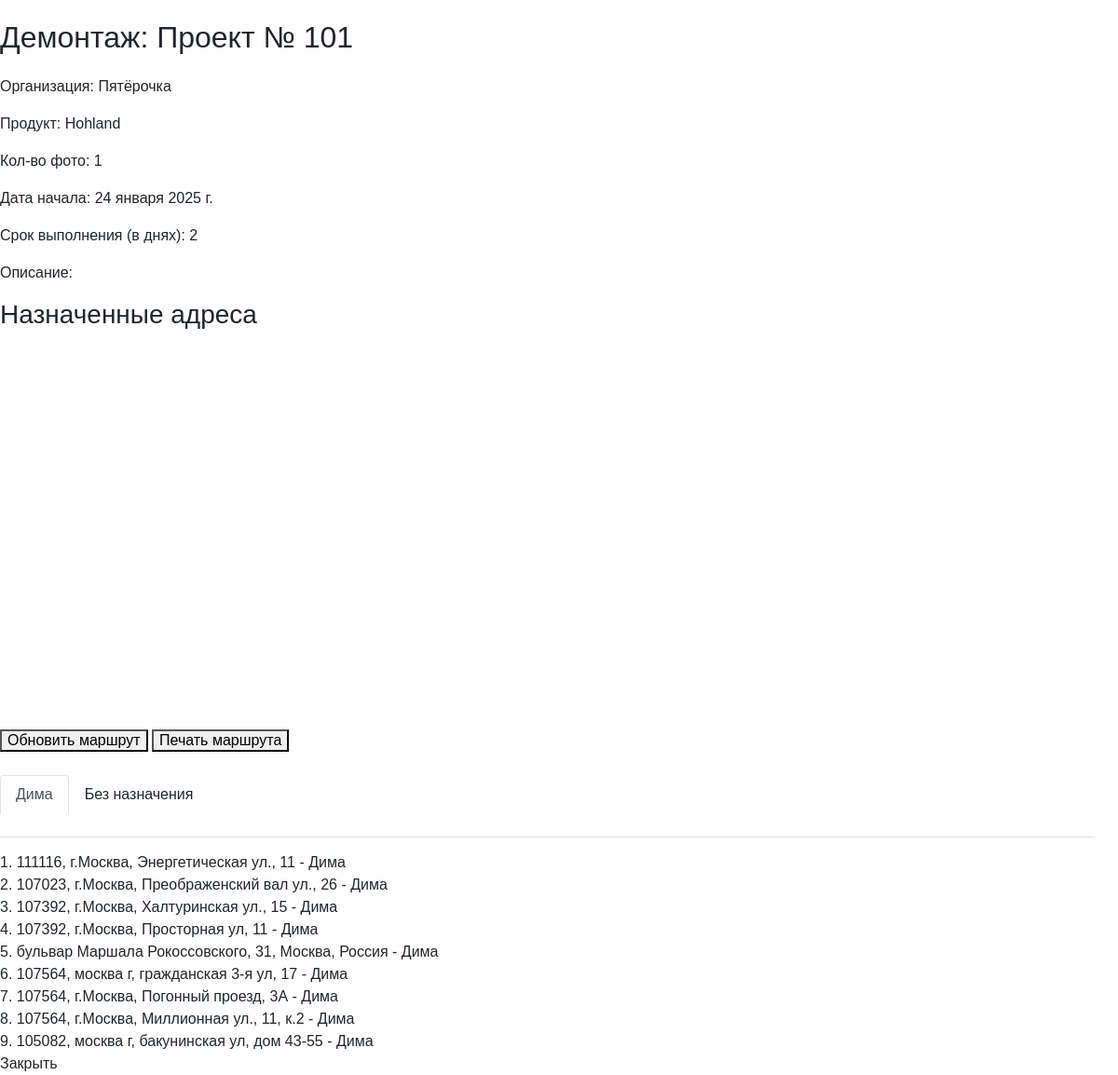
Screenshot of /projects/event/13/ (signed in) with the database file from the repository.
### projects/models.py (models this page shows, shortened)
class Event(models.Model):
    EVENT_TYPES = (
        ('montage', 'Монтаж'),
        ('audit', 'Аудит'),
        ('dismantle', 'Демонтаж'),
    )
    STATUS_CHOICES = [
        ('created', 'Создано'),
        ('assigned', 'Назначено'),
        ('in_progress', 'В работе'),
        ('completed', 'Завершено'),
    ]
    project = models.ForeignKey(Project, related_name='events', on_delete=models.CASCADE)
    event_type = models.CharField(choices=EVENT_TYPES, max_length=20)
    status = models.CharField(max_length=11, choices=STATUS_CHOICES, default='created')
    description = models.TextField(blank=True)
    photo_count = models.IntegerField()
    event_date = models.DateField()
    duration_days = models.IntegerField()
    assigned_users = models.ManyToManyField(User, through='EventUser', blank=True, related_name='events_as_assignee')

class Project(models.Model):
    user = models.ForeignKey(User, on_delete=models.CASCADE)  # Убрали null=True
    name = models.CharField(max_length=255)
    description = models.TextField(blank=True)
    excel_file = models.FileField(upload_to='excel/', null=True, blank=True)
    organization = models.CharField(max_length=255, blank=True, null=True)  # Новое поле
    product = models.CharField(max_length=255, blank=True, null=True)  # Новое поле

class EventAddress(models.Model):
    event = models.ForeignKey(Event, related_name='addresses', on_delete=models.CASCADE)
    name = models.CharField(max_length=255)
    latitude = models.FloatField()
    longitude = models.FloatField()
    order = models.PositiveIntegerField(default=0)  # Добавляем поле для сортировки
    assigned_user = models.ForeignKey(User, null=True, blank=True, on_delete=models.SET_NULL)  # Новое поле
    class Meta:
        ordering = ['order']

### rct/models.py (models this page shows)
class ExecutorProfile(models.Model):
    user = models.OneToOneField(User, on_delete=models.CASCADE)
    name = models.CharField(max_length=255, blank=True)
    phone_number = models.CharField(max_length=15, blank=True)
    district_choices = [
        ('САО', 'САО'),
        ('ВАО', 'ВАО'),
        ('ЮАО', 'ЮАО'),
        ('ЗАО', 'ЗАО'),
    ]
    district = models.CharField(max_length=3, choices=district_choices)

### projects/views.py (the view)
# urls.py: path('event/<int:event_id>/', views.event_detail, name='event_detail'),
@login_required
def event_detail(request, event_id):
    event = get_object_or_404(Event, pk=event_id)
    current_user = request.user
    is_manager = current_user.groups.filter(name='Менеджер').exists()
    is_executor = current_user.groups.filter(name='Исполнитель').exists()
    manager_addresses = defaultdict(list)
    executor_addresses = []
    def process_addresses(address_list):
        addresses_with_photos = []
        executor_colors = {'not_assigned': '#808080'}
        color_palette = ['#FF5733', '#33FF57', '#3357FF', '#F3FF33', '#FF33A6']
        color_index = 0
        for address in address_list:
            executor_id = address.assigned_user.executorprofile.id if address.assigned_user else 'not_assigned'
            project_user_id = event.project.user.id
            project_id = str(event.project.id)
            event_type = event.get_event_type_display()
            address_name = re.sub(r'[\\/*?:"<>|]', "_", address.name)
            base_path = os.path.join(settings.MEDIA_ROOT, str(project_user_id), project_id, event_type, str(executor_id))
            problems_path = os.path.join(base_path, "problems")
            has_photos = False
            if executor_id and os.path.exists(base_path):
                for file_name in os.listdir(base_path):
                    if file_name.startswith(address_name):
                        has_photos = True
                        break
            if executor_id and os.path.exists(problems_path):
                for file_name in os.listdir(problems_path):
                    if file_name.startswith(address_name):
                        has_photos = True
                        break
            if executor_id not in executor_colors:
                executor_colors[executor_id] = color_palette[color_index % len(color_palette)]
                color_index += 1
            addresses_with_photos.append({
                'address': address,
                'has_photos': has_photos,
                'executor_id': executor_id,
                'executor_color': executor_colors[executor_id]
            })
        return addresses_with_photos
    if is_manager and event.project.user == current_user:
        for address in event.addresses.all().select_related('assigned_user'):
            executor = address.assigned_user.executorprofile if address.assigned_user else None
            manager_addresses[executor].append(address)
        addresses_with_photos_manager = {executor: process_addresses(addresses) for executor, addresses in manager_addresses.items()}
        unassigned_addresses = manager_addresses.pop(None, [])
        addresses_with_photos_manager[None] = process_addresses(unassigned_addresses)
    else:
        addresses_with_photos_manager = {}
    if is_executor:
        executor_addresses = event.addresses.filter(assigned_user=current_user)
    addresses_with_photos_executor = process_addresses(executor_addresses)
    user_event_status = None
    if is_executor:
        try:
            event_user = EventUser.objects.get(user=current_user, event=event)
            user_event_status = event_user.status
        except EventUser.DoesNotExist:
            user_event_status = None
    return render(request, 'projects/event_detail.html', {
        'event': event,
        'addresses_with_photos_manager': addresses_with_photos_manager,
        'addresses_with_photos_executor': addresses_with_photos_executor,
        'is_executor': is_executor,
        'is_manager': is_manager,
        'user_event_status': user_event_status,
    })

### projects/templates/projects/event_detail.html (shortened to what this page needs)
<html lang="ru_RU">
<head>
    {% load static %}
    <link rel="stylesheet" href="//code.jquery.com/ui/1.12.1/themes/base/jquery-ui.css">
    <link href="https://maxcdn.bootstrapcdn.com/bootstrap/4.5.2/css/bootstrap.min.css" rel="stylesheet">
    <link rel="stylesheet" href="{% static 'css/normalize.css' %}">
    <link rel="stylesheet" href="{% static 'css/styles.css' %}">
</head>
<body>
    <h1>{{ event.get_event_type_display }}: {{ event.project.name }}</h1>
    <div>
        <p>Организация: {{ event.project.organization }}</p>
        <p>Продукт: {{ event.project.product }}</p>
        <p>Кол-во фото: {{ event.photo_count }}</p>
        <p>Дата начала: {{ event.event_date }}</p>
        <p>Срок выполнения (в днях): {{ event.duration_days }}</p>
        <p>Описание: {{ event.description }}</p>
    </div>
    <h3>Назначенные адреса</h3>
    <div id="map" style="width: 100%; height: 400px; margin-bottom: 20px;"></div>
    <button id="update-route">Обновить маршрут</button>
    <button id="print-addresses">Печать маршрута</button>
    {% if is_manager %}
        <div>
            <ul class="nav nav-tabs" id="managerTabs" role="tablist">
                {% for executor, addresses in addresses_with_photos_manager.items %}
                    {% if executor or addresses %}
                        <li class="nav-item">
                            <a class="nav-link {% if forloop.first %}active{% endif %}"
                            id="tab-{% if executor %}{{ executor.id }}{% else %}unassigned{% endif %}"
                            data-toggle="tab"
                            href="#executor-{% if executor %}{{ executor.id }}{% else %}unassigned{% endif %}"
                            role="tab">
                                {% if executor %}
                                    {{ executor.name }}
                                {% else %}
                                    Без назначения
                                {% endif %}
                            </a>
                        </li>
                    {% endif %}
                {% endfor %}
            </ul>
            <div class="tab-content" id="managerTabsContent">
                {% for executor, addresses in addresses_with_photos_manager.items %}
                    {% if executor or addresses %}
                        <div class="tab-pane fade {% if forloop.first %}show active{% endif %}"
                            id="executor-{% if executor %}{{ executor.id }}{% else %}unassigned{% endif %}"
                            role="tabpanel">
                            <ul>
                                {% for item in addresses %}
                                    <li data-id="{{ item.address.id }}" data-executor-id="{{ item.executor_id }}" data-executor-color="{{ item.executor_color }}">
                                        <span class="address-number">{{ forloop.counter }}.</span>
                                        <span class="address-name">{{ item.address.name }}</span>
                                        {% if item.address.assigned_user %}
                                            {% if item.address.assigned_user.username %}
                                                <span class="executor-name"> - {{ item.address.assigned_user.executorprofile.name }}</span>
                                            {% else %}
                                                <span class="executor-email"> - {{ item.address.assigned_user.email }}</span>
                                            {% endif %}
                                        {% else %}
                                            <span class="executor-none"> - Исполнитель не назначен</span>
                                        {% endif %}
                                    </li>
                                {% empty %}
                                    <li>Нет назначенных адресов для {% if executor %}{{ executor.name }}{% else %}категории "Без назначения"{% endif %}.</li>
                                {% endfor %}
                            </ul>
                        </div>
                    {% endif %}
                {% endfor %}
            </div>
        </div>
    {% endif %}
    <a href="{% if is_executor %}{% url 'assigned_events_list' %}{% elif is_manager %}{% url 'events_control' %}{% else %}{% url 'home' %}{% endif %}">
        Закрыть
    </a>
</body>
</html>

### static/css/styles.css (style rules this page uses)
html { box-sizing: border-box; }
*, *::before, *::after { box-sizing: inherit; }
a { color: inherit; text-decoration: none; }
ul { list-style: none; margin: 0; padding: 0; }
body { font-family: 'font', sans-serif; }
.nav { margin-right: 25px; margin-bottom: 15px; padding: 25px 0; }

### rows the page displays
Event: event_type "Демонтаж", project.name "Проект № 101", project.organization "Пятёрочка", project.product "Hohland", photo_count "1", event_date "24 января 2025 г.", duration_days "2"
ExecutorProfile: name "Дима"
EventAddress: address.name "111116, г.Москва, Энергетическая ул., 11", address.assigned_user.executorprofile.name "Дима"
EventAddress: address.name "107023, г.Москва, Преображенский вал ул., 26", address.assigned_user.executorprofile.name "Дима"
EventAddress: address.name "107392, г.Москва, Халтуринская ул., 15", address.assigned_user.executorprofile.name "Дима"
EventAddress: address.name "107392, г.Москва, Просторная ул, 11", address.assigned_user.executorprofile.name "Дима"
EventAddress: address.name "бульвар Маршала Рокоссовского, 31, Москва, Россия", address.assigned_user.executorprofile.name "Дима"
EventAddress: address.name "107564, москва г, гражданская 3-я ул, 17", address.assigned_user.executorprofile.name "Дима"
EventAddress: address.name "107564, г.Москва, Погонный проезд, 3А", address.assigned_user.executorprofile.name "Дима"
EventAddress: address.name "107564, г.Москва, Миллионная ул., 11, к.2", address.assigned_user.executorprofile.name "Дима"
EventAddress: address.name "105082, москва г, бакунинская ул, дом 43-55", address.assigned_user.executorprofile.name "Дима"
